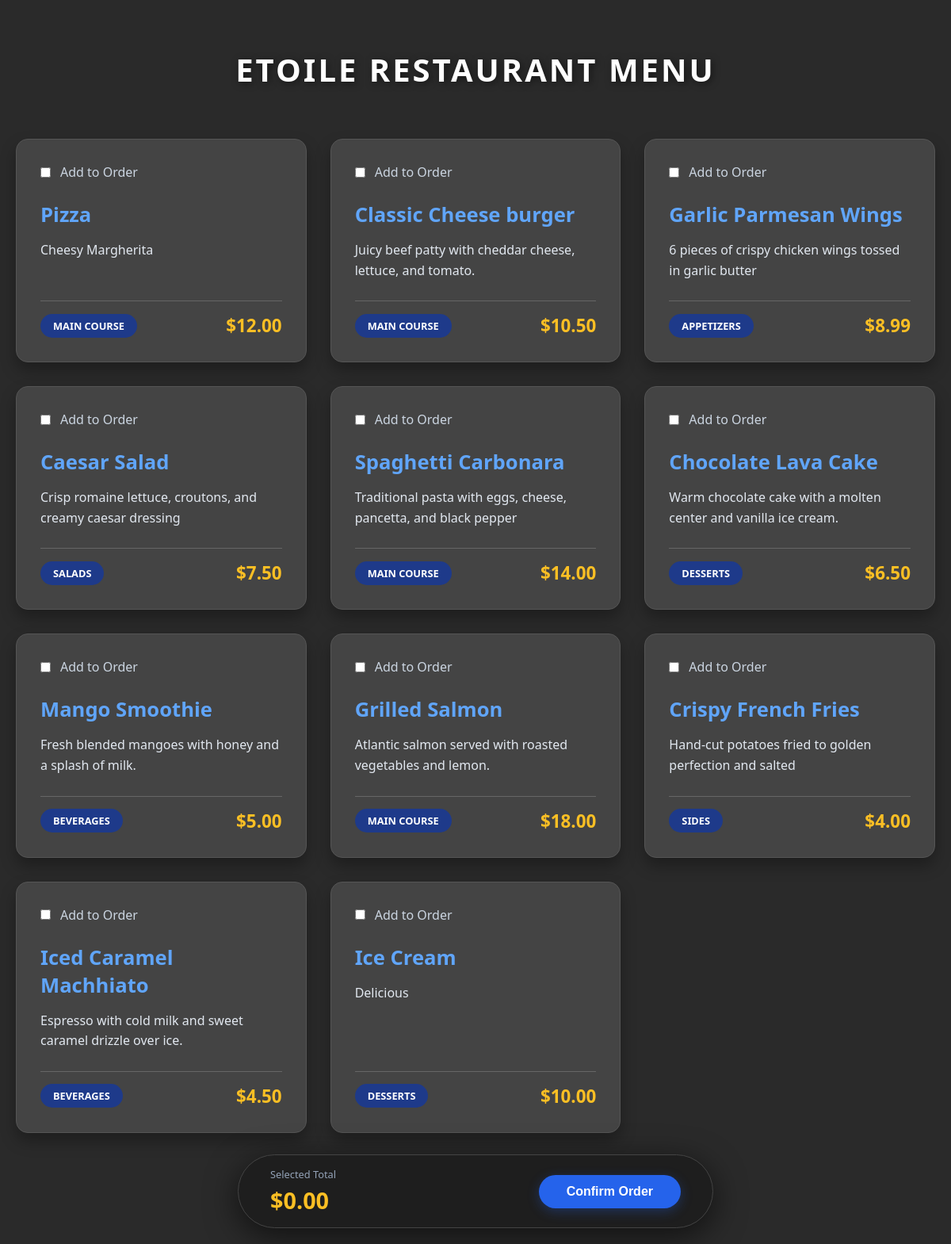
The page / on the database its author committed.
### menu_app/models.py (models this page shows, shortened)
class MenuItem(models.Model):
    name = models.CharField(max_length=100)
    description = models.TextField()
    price = models.DecimalField(max_digits=6, decimal_places=2)
    category = models.CharField(max_length=50) # e.g., Breakfast, Lunch

### menu_app/views.py (the view)
# urls.py: path('', views.menu_view, name='menu'),
def menu_view(request):
    items = MenuItem.objects.all()
    return render(request, 'menu/menu.html', {'items': items})

### menu_app/templates/menu/menu.html (shortened to what this page needs)
{% load static %}
<!DOCTYPE html>
<html lang="en">
<head>
</head>
<body>
    <header>
        <h1 class="visible-header">ETOILE RESTAURANT MENU</h1>
    </header>
    <form method="POST" action="{% url 'place_order' %}">
        <div class="menu-container">
            {% for item in items %}
            <div class="menu-card">
                <div class="selection-box">
                    <input type="checkbox" name="selected_items" value="{{ item.id }}" id="item-{{ item.id }}" class="item-checkbox">
                    <label for="item-{{ item.id }}">Add to Order</label>
                </div>
                <h3 class="visible-title">{{ item.name }}</h3>
                <p class="visible-description">{{ item.description }}</p>
                <div class="card-footer">
                    <span class="category-badge">{{ item.category }}</span>
                    <span class="price-visible" data-price="{{ item.price }}">${{ item.price }}</span>
                </div>
            </div>
            {% empty %}
            <h2 style="text-align: center; grid-column: 1/-1;">No items found in database.</h2>
            {% endfor %}
        </div>
        <div class="action-bar">
            <div class="action-content">
                <div class="total-section">
                    <p style="font-size: 0.8rem; color: #94a3b8; margin-bottom: 4px;">Selected Total</p>
                    <h2 id="total-amount">$0.00</h2>
                </div>
                <button type="submit" class="confirm-btn">
                    Confirm Order
                </button>
            </div>
        </div>
    </form>
</body>
</html>

### menu_app/templates/menu/menu.html (style rules this page uses)
* { margin: 0; padding: 0; box-sizing: border-box; }
body { background-color: #2a2a2a !important; font-family: 'Segoe UI', Tahoma, Geneva, Verdana, sans-serif; color: white; padding-bottom: 120px; }
header { text-align: center; padding: 60px 20px 40px; }
.visible-header { color: #ffffff !important; font-size: 2.5rem; font-weight: 800; letter-spacing: 3px; text-transform: uppercase; text-shadow: 2px 2px 10px rgba(0,0,0,0.5); }
.menu-container { display: grid; grid-template-columns: repeat(auto-fit, minmax(300px, 1fr)); gap: 30px; padding: 20px; max-width: 1200px; margin: 0 auto; }
.menu-card { background-color: #444444 !important; border-radius: 15px; padding: 30px; display: flex; flex-direction: column; gap: 15px; box-shadow: 0 10px 20px rgba(0,0,0,0.3); border: 1px solid #555; }
.selection-box { display: flex; align-items: center; gap: 12px; color: #cbd5e1; font-weight: 500; }
.visible-title { color: #60a5fa !important; font-size: 1.6rem; margin-top: 10px; }
.visible-description { color: #e2e8f0 !important; font-size: 1rem; line-height: 1.6; margin-bottom: 10px; }
.card-footer { margin-top: auto; display: flex; justify-content: space-between; align-items: center; border-top: 1px solid #666; padding-top: 15px; }
.category-badge { background-color: #1e3a8a !important; color: white; padding: 6px 16px; border-radius: 20px; font-size: 0.8rem; font-weight: 700; text-transform: uppercase; }
.price-visible { color: #fbbf24 !important; font-weight: 800; font-size: 1.4rem; }
.action-bar { position: fixed; bottom: 20px; left: 50%; transform: translateX(-50%); background: #1e1e1e; border: 1px solid #444; padding: 15px 40px; border-radius: 100px; width: 90%; max-width: 600px; box-shadow: 0 10px 40px rgba(0,0,0,0.6); z-index: 999; }
.action-content { display: flex; justify-content: space-between; align-items: center; }
.confirm-btn { background: #2563eb; color: white; border: none; padding: 12px 35px; border-radius: 50px; font-size: 1rem; font-weight: 700; cursor: pointer; transition: all 0.3s ease; box-shadow: 0 4px 15px rgba(37, 99, 235, 0.3); }
#total-amount { color: #fbbf24; font-size: 1.8rem; font-weight: 800; }

### rows shown on the page
MenuItem: name "Pizza", description "Cheesy Margherita", category "MAIN COURSE", price "12.00"
MenuItem: name "Classic Cheese burger", description "Juicy beef patty with cheddar cheese, lettuce, and tomato.", category "MAIN COURSE", price "10.50"
MenuItem: name "Garlic Parmesan Wings", description "6 pieces of crispy chicken wings tossed in garlic butter", category "APPETIZERS", price "8.99"
MenuItem: name "Caesar Salad", description "Crisp romaine lettuce, croutons, and creamy caesar dressing", category "SALADS", price "7.50"
MenuItem: name "Spaghetti Carbonara", description "Traditional pasta with eggs, cheese, pancetta, and black pepper", category "MAIN COURSE", price "14.00"
MenuItem: name "Chocolate Lava Cake", description "Warm chocolate cake with a molten center and vanilla ice cream.", category "DESSERTS", price "6.50"
MenuItem: name "Mango Smoothie", description "Fresh blended mangoes with honey and a splash of milk.", category "BEVERAGES", price "5.00"
MenuItem: name "Grilled Salmon", description "Atlantic salmon served with roasted vegetables and lemon.", category "MAIN COURSE", price "18.00"
MenuItem: name "Crispy French Fries", description "Hand-cut potatoes fried to golden perfection and salted", category "SIDES", price "4.00"
MenuItem: name "Iced Caramel Machhiato", description "Espresso with cold milk and sweet caramel drizzle over ice.", category "BEVERAGES", price "4.50"
MenuItem: name "Ice Cream", description "Delicious", category "DESSERTS", price "10.00"
